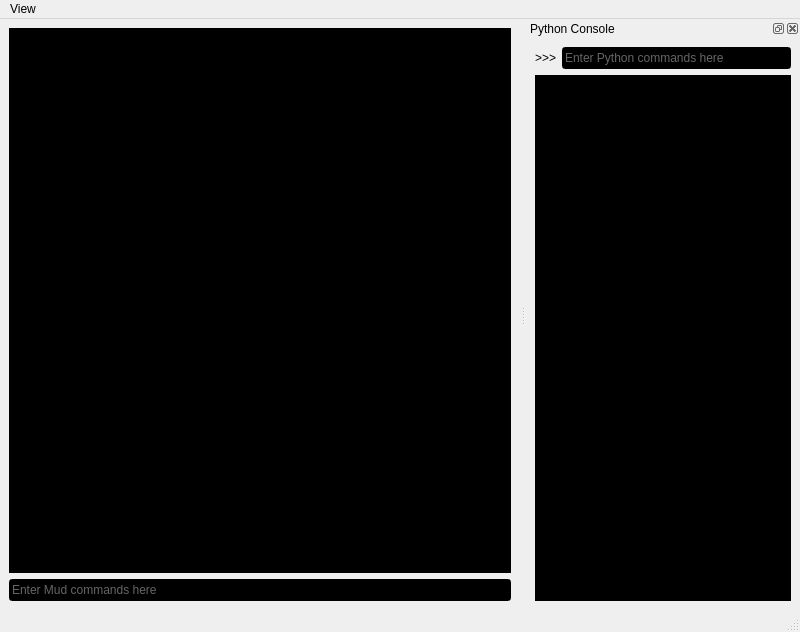
<?xml version="1.0" encoding="UTF-8"?>
<ui version="4.0">
 <class>MainWindow</class>
 <widget class="QMainWindow" name="MainWindow">
  <property name="geometry">
   <rect>
    <x>0</x>
    <y>0</y>
    <width>800</width>
    <height>632</height>
   </rect>
  </property>
  <property name="windowTitle">
   <string>MainWindow</string>
  </property>
  <widget class="QWidget" name="centralwidget">
   <layout class="QVBoxLayout" name="verticalLayout">
    <item>
     <widget class="QTextBrowser" name="mudOutput">
      <property name="font">
       <font>
        <family>Courier,Nimbus Mono,monospace</family>
       </font>
      </property>
      <property name="styleSheet">
       <string notr="true">background-color: #000;
color: #ccc;
font-family: Courier,&quot;Nimbus Mono&quot;,monospace; </string>
      </property>
      <property name="textInteractionFlags">
       <set>Qt::LinksAccessibleByKeyboard|Qt::LinksAccessibleByMouse|Qt::TextBrowserInteraction|Qt::TextSelectableByKeyboard|Qt::TextSelectableByMouse</set>
      </property>
     </widget>
    </item>
    <item>
     <widget class="QLineEdit" name="mudInput">
      <property name="styleSheet">
       <string notr="true">background-color: #000;
color: #ccc;
font-family: Courier,&quot;Nimbus Mono&quot;,monospace; </string>
      </property>
      <property name="placeholderText">
       <string>Enter Mud commands here</string>
      </property>
     </widget>
    </item>
   </layout>
  </widget>
  <widget class="QMenuBar" name="menubar">
   <property name="geometry">
    <rect>
     <x>0</x>
     <y>0</y>
     <width>800</width>
     <height>23</height>
    </rect>
   </property>
   <widget class="QMenu" name="menuV_iew">
    <property name="title">
     <string>View</string>
    </property>
    <widget class="QMenu" name="menuTheme">
     <property name="title">
      <string>Theme</string>
     </property>
     <addaction name="actionLight"/>
     <addaction name="actionDark"/>
    </widget>
    <addaction name="menuTheme"/>
   </widget>
   <addaction name="menuV_iew"/>
  </widget>
  <widget class="QStatusBar" name="statusbar"/>
  <widget class="QDockWidget" name="Python_Console">
   <property name="windowTitle">
    <string>Python Console</string>
   </property>
   <attribute name="dockWidgetArea">
    <number>2</number>
   </attribute>
   <widget class="QWidget" name="dockWidgetContents_2">
    <layout class="QGridLayout" name="gridLayout">
     <item row="0" column="0">
      <widget class="QLabel" name="label">
       <property name="text">
        <string>&gt;&gt;&gt;</string>
       </property>
       <property name="alignment">
        <set>Qt::AlignRight|Qt::AlignTrailing|Qt::AlignVCenter</set>
       </property>
      </widget>
     </item>
     <item row="0" column="1">
      <widget class="QLineEdit" name="consoleInput">
       <property name="styleSheet">
        <string notr="true">background-color: #000;
color: #ccc;
font-family: Courier,&quot;Nimbus Mono&quot;,monospace; </string>
       </property>
       <property name="placeholderText">
        <string>Enter Python commands here</string>
       </property>
      </widget>
     </item>
     <item row="1" column="0" colspan="2">
      <widget class="QTextBrowser" name="consoleOutput">
       <property name="styleSheet">
        <string notr="true">background-color: #000;
color: #ccc;
font-family: Courier,&quot;Nimbus Mono&quot;,monospace; </string>
       </property>
      </widget>
     </item>
    </layout>
   </widget>
  </widget>
  <action name="actionLight">
   <property name="text">
    <string>Light</string>
   </property>
  </action>
  <action name="actionDark">
   <property name="text">
    <string>Dark</string>
   </property>
  </action>
 </widget>
 <tabstops>
  <tabstop>mudInput</tabstop>
  <tabstop>consoleInput</tabstop>
  <tabstop>mudOutput</tabstop>
 </tabstops>
 <resources/>
 <connections/>
</ui>
